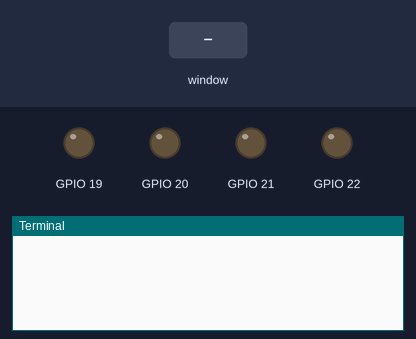
The program below on a simulated Raspberry Pi (BCM pin numbers). Parts: output pins drawn as LEDs (lit = HIGH), the last lines printed to the terminal. The test bench sets the inputs (shaded band). The desktop window is not drawn, its controls go by their first labels and the mouse button is held 0.15 s.

Above: at 1.2 s.
1.3 s: control labelled "Blauwe led" in the window clicked
At 1.43 s:
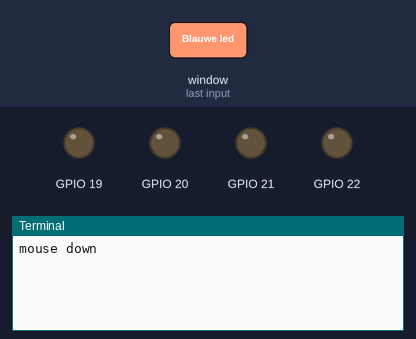
At 2.8 s:
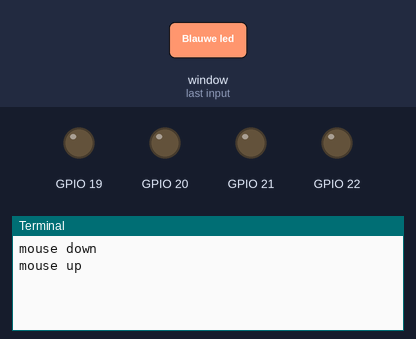

Measured:
- after the input at 1.3 s, the terminal: prints a new line at once (image 1)

The program:

oef1.py
```python
#############################################################
##  Wesley Vercoutere                                      ##
##  CVO Focus                                              ##
##  Deel 1: Basis programmeren in Python met RaspberryPi   ##
##  Les 6 - Oef 1                                          ##
#############################################################

'''
Oef 1
Stuur met een GUI een led verbonden met GPIO 25.
Plaats een knop ON en een knop OFF op je GUI

Oef2
Stuur met een GUI een led verbonden met GPIO 25.
Plaats een knop TOGGLE op je GUI

Oef3
Herhaal oef 1 en 2 en toon in de GUI de status van een LED ( 0 of 1) in een label

Oef4
Gebruik een slider om de knippersnelheid van je LED in te stellen tussen 1 en 10 keer per seconde

Oef5
Gebruik een slider om de tijdsduur van je LED in te stellen tussen 1 en 100 seconden.
Met een knop met opschrift “LICHT” start je de led met de ingestelde tijd.
Uitbreiding : Geef feedback over de status met kleuren of met afbeeldingen ( zelf opzoeken hoe dat moet)

Oef6 schrijf de toestand aan een RP-pin 1 of 0 in een label!

Of7 Verander de kleur van een label van groen naar rood indien input van gesloten naar open verandert!

Oef8 toon een open of gesloten schakelaar in je GUI die de toestand van je schakelaar aan een pin volgt.

'''

'''
Setup breadbord:

ledBlue = pin 19
ledRed = pin 20
ledYellow = pin 21
ledGreen = pin 22

button 1 = pin 23
button 2 = pin 24
button 3 = pin 25
button 4 = pin 26
'''

from tkinter import *

try:
    import RPi.GPIO as GPIO
except:
    import DummyGPIO as GPIO

ledBlue = 19
ledRed = 20
ledYellow = 21
ledGreen = 22

button1 = 23
button2 = 24
button3 = 25
button4 = 26

leds = (ledBlue, ledRed, ledYellow, ledGreen)
buttons = (button1, button2, button3, button4)

GPIO.setwarnings(False)
GPIO.setmode(GPIO.BCM)

for led in leds:
    GPIO.setup(led, GPIO.OUT)

for btn in buttons:
    GPIO.setup(btn, GPIO.IN, pull_up_down=GPIO.PUD_DOWN)


root = Tk()
root.title("Oefening 1")
root.geometry("800x400")


click1 = Button(root, text="Blauwe led")
click2 = Button(root, text="Rode led")
click3 = Button(root, text="Gele led")
click4 = Button(root, text="Groene led")

click1.bind("<ButtonPress-1>", )

click1.place(x=10, y=10)
click2.place(x=10, y=60)
click3.place(x=10, y=110)
click4.place(x=10, y=160)

def mouseDown(event):
    print("mouse down")

def btnRelease(event):
    print("mouse up")

click1.bind("<ButtonPress-1>", mouseDown)
click1.bind("<ButtonRelease-1>", btnRelease)

while True:
    for index in range(len(buttons)):
        pass
        #if clicked[index]:
        #    GPIO.output(leds[index], GPIO.input(buttons[index]) or clicked[index])

    root.update()


#if __name__ == "__main__":
#     pass
```
